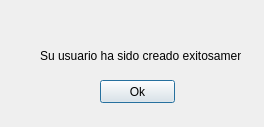
<?xml version="1.0" encoding="UTF-8"?>
<ui version="4.0">
 <class>Registrado</class>
 <widget class="QDialog" name="Registrado">
  <property name="geometry">
   <rect>
    <x>0</x>
    <y>0</y>
    <width>264</width>
    <height>127</height>
   </rect>
  </property>
  <property name="windowTitle">
   <string/>
  </property>
  <widget class="QLabel" name="label">
   <property name="geometry">
    <rect>
     <x>40</x>
     <y>20</y>
     <width>201</width>
     <height>71</height>
    </rect>
   </property>
   <property name="text">
    <string>Su usuario ha sido creado exitosamente.</string>
   </property>
  </widget>
  <widget class="QPushButton" name="pushButton">
   <property name="geometry">
    <rect>
     <x>100</x>
     <y>80</y>
     <width>75</width>
     <height>23</height>
    </rect>
   </property>
   <property name="text">
    <string>Ok</string>
   </property>
  </widget>
 </widget>
 <resources/>
 <connections>
  <connection>
   <sender>pushButton</sender>
   <signal>clicked()</signal>
   <receiver>Registrado</receiver>
   <slot>close()</slot>
   <hints>
    <hint type="sourcelabel">
     <x>144</x>
     <y>93</y>
    </hint>
    <hint type="destinationlabel">
     <x>206</x>
     <y>96</y>
    </hint>
   </hints>
  </connection>
 </connections>
</ui>
